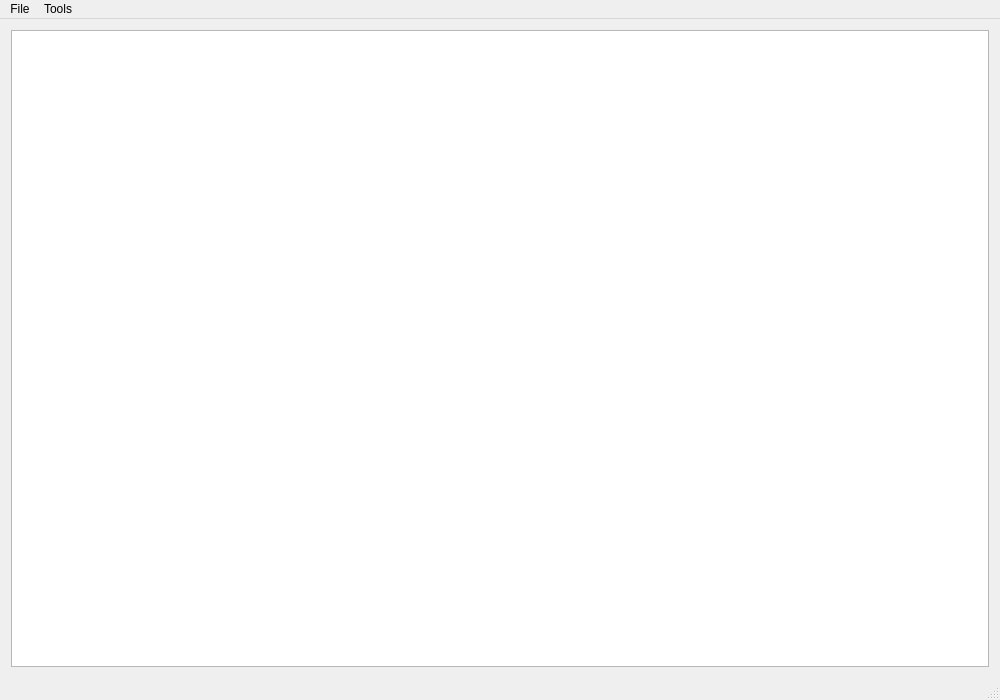
<?xml version="1.0" encoding="UTF-8"?>
<ui version="4.0">
 <class>MainWindow</class>
 <widget class="QMainWindow" name="MainWindow">
  <property name="geometry">
   <rect>
    <x>0</x>
    <y>0</y>
    <width>1000</width>
    <height>700</height>
   </rect>
  </property>
  <property name="windowTitle">
   <string>MainWindow</string>
  </property>
  <widget class="QWidget" name="centralWidget">
   <layout class="QHBoxLayout" name="horizontalLayout">
    <item>
     <widget class="QGraphicsView" name="graphicsView"/>
    </item>
   </layout>
  </widget>
  <widget class="QMenuBar" name="menuBar">
   <property name="geometry">
    <rect>
     <x>0</x>
     <y>0</y>
     <width>1000</width>
     <height>18</height>
    </rect>
   </property>
   <widget class="QMenu" name="menufile">
    <property name="title">
     <string>File</string>
    </property>
    <addaction name="actionopen_file"/>
    <addaction name="actionCreate"/>
    <addaction name="actionSave"/>
    <addaction name="separator"/>
    <addaction name="actionProperties"/>
   </widget>
   <widget class="QMenu" name="menuTools">
    <property name="title">
     <string>Tools</string>
    </property>
    <addaction name="actionDraw_triangle"/>
    <addaction name="actionDraw_line"/>
    <addaction name="actionInvert_circle"/>
    <addaction name="actionCut_image"/>
    <addaction name="actionNew_tool"/>
   </widget>
   <addaction name="menufile"/>
   <addaction name="menuTools"/>
  </widget>
  <widget class="QStatusBar" name="statusBar"/>
  <action name="actionopen_file">
   <property name="text">
    <string>Open</string>
   </property>
  </action>
  <action name="actionCreate">
   <property name="text">
    <string>Create</string>
   </property>
  </action>
  <action name="actionSave">
   <property name="text">
    <string>Save</string>
   </property>
  </action>
  <action name="actionFile_info">
   <property name="text">
    <string>Information about file</string>
   </property>
  </action>
  <action name="actionAuhor_info">
   <property name="text">
    <string>Author</string>
   </property>
  </action>
  <action name="actionReference">
   <property name="text">
    <string>Reference</string>
   </property>
  </action>
  <action name="actionDraw_triangle">
   <property name="text">
    <string>Draw triangle</string>
   </property>
  </action>
  <action name="actionDraw_line">
   <property name="text">
    <string>Draw line</string>
   </property>
  </action>
  <action name="actionInvert_circle">
   <property name="text">
    <string>Invert circle</string>
   </property>
  </action>
  <action name="actionCut_image">
   <property name="text">
    <string>Cut image</string>
   </property>
  </action>
  <action name="actionNew_tool">
   <property name="text">
    <string>New tool</string>
   </property>
  </action>
  <action name="actionProperties">
   <property name="text">
    <string>Properties</string>
   </property>
  </action>
 </widget>
 <layoutdefault spacing="6" margin="11"/>
 <resources/>
 <connections/>
</ui>
